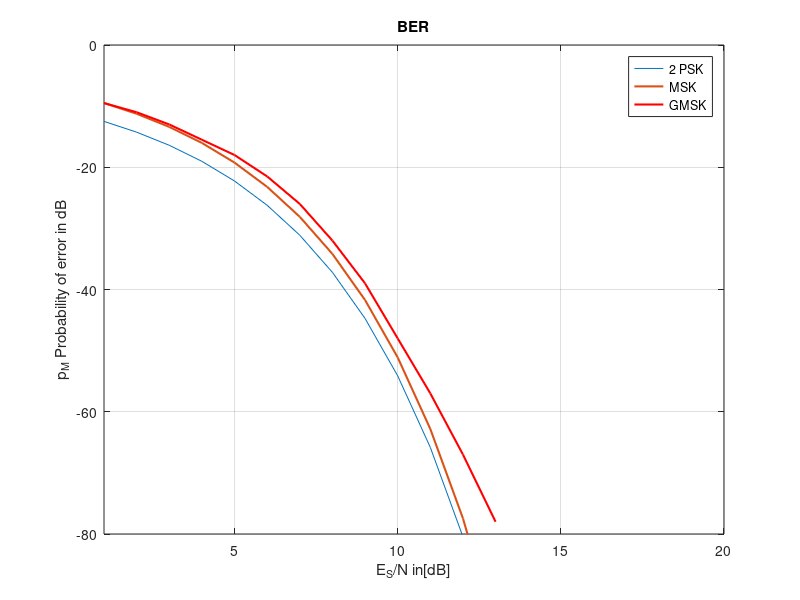

Here is the MATLAB script that generated this plot:
clear all;
close all;
ES_N_dB=[1:40];
ES_N_lin=10.^(0.1*ES_N_dB);

p_e_psk_=0.5*erfc(sqrt(ES_N_lin));
p_e_psk=10*log10(p_e_psk_);

p_e_msk_=erfc(sqrt(ES_N_lin));
p_e_msk=10*log10(p_e_msk_);


ES_M_gmsk=[1 2 3 4 5 6 7 8 9 10 11 12 13]
p_e_gmsk= [-9.5 -11 -13 -15.5 -18 -21.5 -26 -32 -39 -48 -57 -67 -78]


figure;
plot(ES_N_dB,p_e_psk,ES_N_dB,p_e_msk,'LineWidth',1.5);hold on;
plot(ES_M_gmsk,p_e_gmsk,'r','LineWidth',1.5);

legend('2 PSK','MSK','GMSK')%,'4 PSK approx','8 PSK approx','16 PSK approx','32 PSK approx')
title('BER')
xlabel('E_S/N in[dB]')
axis([1 20 -80 0])
ylabel('p_M Probability of error in dB')
grid on;